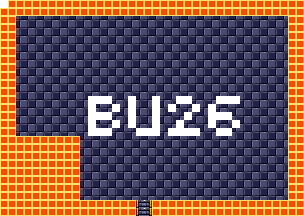

This is a level from a 2D game, rendered from its Tiled map with the project's own tilesets. A one-line summary and the map file follow, with tile-layer data summarised:
An orthogonal 38x27 tile map with 8x8 px tiles, 4 tile layers (background, foreground, room numbers, Objects), 15 tilesets.

<map version="1.5" tiledversion="1.7.1" orientation="orthogonal" renderorder="right-down" width="38" height="27" tilewidth="8" tileheight="8" infinite="0" nextlayerid="11" nextobjectid="1">
 <tileset firstgid="1" source="tilesheets/tsKarniMata.tsx" />
 <tileset firstgid="1025" source="tilesheets/tsVoodooWasp.tsx" />
 <tileset firstgid="2049" source="tilesheets/tsBurial.tsx" />
 <tileset firstgid="3073" source="tilesheets/tsBlueTemple.tsx" />
 <tileset firstgid="4097" source="tilesheets/tsGoddess.tsx" />
 <tileset firstgid="5121" source="tilesheets/tsKonark.tsx" />
 <tileset firstgid="6145" name="sEnemies" tilewidth="8" tileheight="8" tilecount="1024" columns="32">
  <image source="../grapx/tilesheets/sObjects.bmp" trans="ff94ff" width="256" height="256" />
 </tileset>
 <tileset firstgid="7169" source="tilesheets/tsIceTemple.tsx" />
 <tileset firstgid="8193" source="tilesheets/tsLavaArea.tsx" />
 <tileset firstgid="9217" source="tilesheets/tsBossArea.tsx" />
 <tileset firstgid="10241" source="tilesheets/tsPegu.tsx" />
 <tileset firstgid="11265" source="tilesheets/sTiwanakuTemple.tsx" />
 <tileset firstgid="12289" source="tilesheets/sIndraTemple.tsx" />
 <tileset firstgid="13313" source="tilesheets/sTeleport.tsx" />
 <tileset firstgid="14337" source="tilesheets/sObjects.tsx" />
 <layer id="2" name="background" width="38" height="27">
  <data>[1026 cells, 1026 non-empty, 2 distinct tile ids]</data>
 </layer>
 <layer id="1" name="foreground" width="38" height="27">
  <data>[1026 cells, 308 non-empty, 3 distinct tile ids]</data>
 </layer>
 <layer id="7" name="room numbers" width="38" height="27">
  <data>[1026 cells, 46 non-empty, 1 distinct tile ids]</data>
 </layer>
 <layer id="10" name="Objects" width="38" height="27">
  <data>[1026 cells, 0 non-empty, 0 distinct tile ids]</data>
 </layer>
</map>
